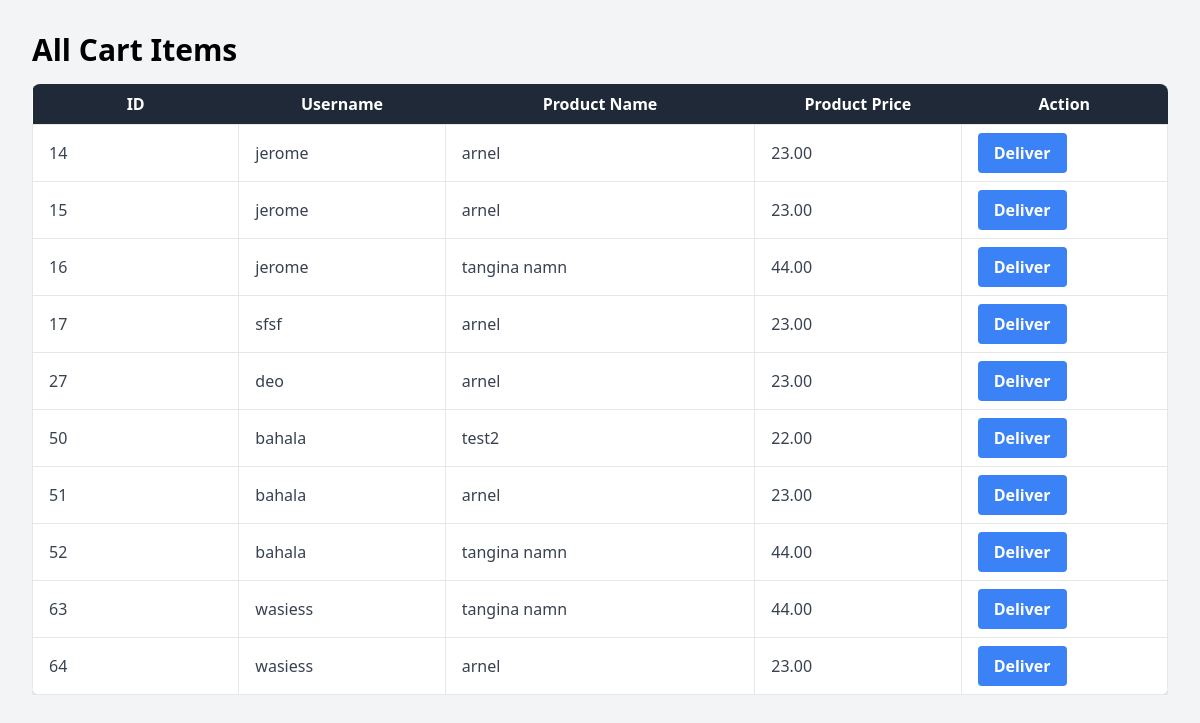
Screenshot of /admin/buy.php with the database file from the repository.
### tables this page shows
CREATE TABLE `user_cart` (
  `id` int(11) NOT NULL,
  `username` varchar(255) NOT NULL,
  `product_id` int(11) NOT NULL,
  `product_name` varchar(259) NOT NULL,
  `product_price` decimal(10,2) NOT NULL
);

### admin/buy.php (the view, shortened to what this page needs)
<?php
$conn = mysqli_connect(DB_HOST, DB_USER, DB_PASS, DB_NAME);
$sql = "SELECT * FROM user_cart";
$result = mysqli_query($conn, $sql);
if (mysqli_num_rows($result) > 0) {
    ?>
    <!DOCTYPE html>
    <html lang="en">
    <head>
        <link href="https://cdn.jsdelivr.net/npm/tailwindcss@2.2.19/dist/tailwind.min.css" rel="stylesheet">
    </head>
    <body class="bg-gray-100">
                <div class="flex-1 p-8">
                    <h1 class="text-3xl font-bold mb-4">All Cart Items</h1>
                    <div class="overflow-x-auto">
                        <table class="min-w-full bg-white shadow-md rounded-lg overflow-hidden">
                            <thead class="bg-gray-800 text-white">
                                <tr>
                                    <th class="w-1/6 py-2">ID</th>
                                    <th class="w-1/6 py-2">Username</th>
                                    <th class="w-1/4 py-2">Product Name</th>
                                    <th class="w-1/6 py-2">Product Price</th>
                                    <th class="w-1/6 py-2">Action</th>
                                </tr>
                            </thead>
                            <tbody>
                                <?php while ($row = mysqli_fetch_assoc($result)) : ?>
                                    <tr class="text-gray-700">
                                        <td class="border px-4 py-2"><?= htmlspecialchars($row['id']) ?></td>
                                        <td class="border px-4 py-2"><?= htmlspecialchars($row['username']) ?></td>
                                        <td class="border px-4 py-2"><?= htmlspecialchars($row['product_name']) ?></td>
                                        <td class="border px-4 py-2"><?= htmlspecialchars($row['product_price']) ?></td>
                                        <td class="border px-4 py-2">
                                            <form action="<?= $_SERVER['PHP_SELF'] ?>" method="POST" id="deliverForm<?= htmlspecialchars($row['id']) ?>">
                                                <button type="submit" name="deliver_button" class="bg-blue-500 hover:bg-blue-700 text-white font-bold py-2 px-4 rounded">
                                                    Deliver
                                                </button>
                                            </form>
                                        </td>
                                    </tr>
                                <?php endwhile; ?>
                            </tbody>
                        </table>
                    </div>
                </div>
    </body>
    </html>
    <?php
} else {
    echo "No items found in the cart.";
}
?>

### rows the page displays
user_cart: id "14", username "jerome", product_name "arnel", product_price "23.00"
user_cart: id "15", username "jerome", product_name "arnel", product_price "23.00"
user_cart: id "16", username "jerome", product_name "tangina namn", product_price "44.00"
user_cart: id "17", username "sfsf", product_name "arnel", product_price "23.00"
user_cart: id "27", username "deo", product_name "arnel", product_price "23.00"
user_cart: id "50", username "bahala", product_name "test2", product_price "22.00"
user_cart: id "51", username "bahala", product_name "arnel", product_price "23.00"
user_cart: id "52", username "bahala", product_name "tangina namn", product_price "44.00"
user_cart: id "63", username "wasiess", product_name "tangina namn", product_price "44.00"
user_cart: id "64", username "wasiess", product_name "arnel", product_price "23.00"
